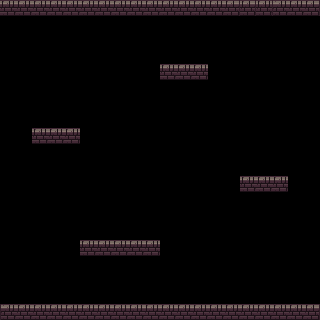

A 2D game scene composited from a Tiled map and its tileset images. What follows is a short description and the map's XML, with every tile layer's data as written:
An orthogonal 20x20 tile map with 16x16 px tiles, 1 tile layer (Tile Layer 1).

<map version="1.5" tiledversion="1.7.2" orientation="orthogonal" renderorder="right-down" width="20" height="20" tilewidth="16" tileheight="16" infinite="0" nextlayerid="2" nextobjectid="1">
 <tileset firstgid="1" source="border.tsx" />
 <layer id="1" name="Tile Layer 1" width="20" height="20">
  <data encoding="csv">
2,2,2,2,2,2,2,2,2,2,2,2,2,2,3,3,2,1,2,3,
0,0,0,0,0,0,0,0,0,0,0,0,0,0,0,0,0,0,0,0,
0,0,0,0,0,0,0,0,0,0,0,0,0,0,0,0,0,0,0,0,
0,0,0,0,0,0,0,0,0,0,0,0,0,0,0,0,0,0,0,0,
0,0,0,0,0,0,0,0,0,0,2,2,2,0,0,0,0,0,0,0,
0,0,0,0,0,0,0,0,0,0,0,0,0,0,0,0,0,0,0,0,
0,0,0,0,0,0,0,0,0,0,0,0,0,0,0,0,0,0,0,0,
0,0,0,0,0,0,0,0,0,0,0,0,0,0,0,0,0,0,0,0,
0,0,2,2,2,0,0,0,0,0,0,0,0,0,0,0,0,0,0,0,
0,0,0,0,0,0,0,0,0,0,0,0,0,0,0,0,0,0,0,0,
0,0,0,0,0,0,0,0,0,0,0,0,0,0,0,0,0,0,0,0,
0,0,0,0,0,0,0,0,0,0,0,0,0,0,0,2,2,2,0,0,
0,0,0,0,0,0,0,0,0,0,0,0,0,0,0,0,0,0,0,0,
0,0,0,0,0,0,0,0,0,0,0,0,0,0,0,0,0,0,0,0,
0,0,0,0,0,0,0,0,0,0,0,0,0,0,0,0,0,0,0,0,
0,0,0,0,0,2,2,2,2,2,0,0,0,0,0,0,0,0,0,0,
0,0,0,0,0,0,0,0,0,0,0,0,0,0,0,0,0,0,0,0,
0,0,0,0,0,0,0,0,0,0,0,0,0,0,0,0,0,0,0,0,
0,0,0,0,0,0,0,0,0,0,0,0,0,0,0,0,0,0,0,0,
1,2,2,2,2,2,2,2,2,2,2,2,2,2,2,2,2,2,2,3
</data>
 </layer>
</map>